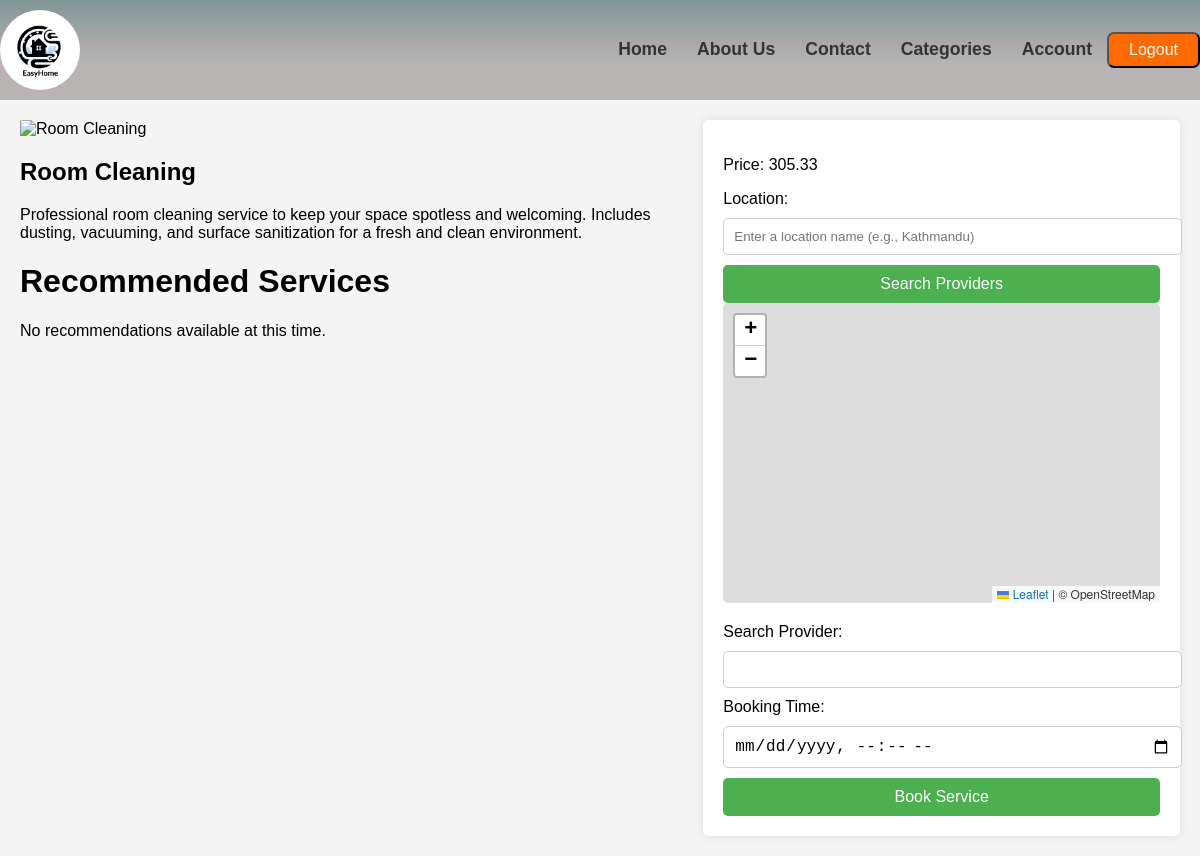
Screenshot of /booking/120/ (signed in) with the database file from the repository.
### myApp/models.py (models this page shows, shortened)
class Service(models.Model):
    category = models.ForeignKey(Category, on_delete=models.CASCADE, related_name="services",default="cleaning")
    title = models.CharField(max_length=100)
    description = models.TextField()
    price = models.DecimalField(max_digits=10, decimal_places=2)
    image = models.ImageField(upload_to='images/', default='images/electrician.jpg')
    created_at = models.DateTimeField(auto_now_add=True)
    updated_at = models.DateTimeField(auto_now=True)

### myApp/views.py (the view)
# urls.py: path('booking/<int:service_id>/', views.create_booking, name='booking'),
@login_required  # Ensure the user is logged in
def create_booking(request, service_id=None):
    service = None
    recommendations = []
    if service_id:
        service = get_object_or_404(Service, id=service_id)
        recommendations = recommend_services(request, service.id)
    elif 'service_id' in request.GET:
        service_id = request.GET['service_id']
        service = get_object_or_404(Service, id=service_id)
        recommendations = recommend_services(request, service.id)
    if request.method == 'POST':
        location = request.POST.get('location')  # Retrieve the location from the form
        provider_id = request.POST.get('provider_id')  # Retrieve the provider ID from the form
        booking_time = request.POST.get('booking_time')  # Retrieve the booking time from the form
        print(f"Received provider ID: {provider_id}")  # Check that you're receiving the correct provider ID
        try:
            provider = ServiceProvider.objects.get(id=provider_id)
        except ServiceProvider.DoesNotExist:
            provider = None  # Handle the case where no provider is found
        try:
            customer = request.user.customer  # Assuming a OneToOne relationship between User and Customer
        except AttributeError:
            customer = None
        existing_booking = Booking.objects.filter(provider=provider, booking_time=booking_time)
        if existing_booking.exists():
            return render(request, 'myApp/Booking.html', {
                'service': service,
                'recommendations': recommendations,
                'error': "This provider is already booked at the selected time. Please choose another time.",
            })
        if customer and provider:
            booking = Booking.objects.create(
                location=location,
                booking_time=booking_time,
                customer=customer,
                provider=provider,
                service=service,
            )
            booking.save()  # Save the booking to the database
            return redirect('categories')  # Replace with actual URL name
        else:
            return redirect('customer')  # Handle this with a proper error page or message
    else:
        return render(request, 'myApp/Booking.html', {'service': service,'recommendations': recommendations })

### myApp/templates/myApp/Booking.html (shortened to what this page needs)
{% include 'myApp/navbar.html' %} {% load static %}
<!DOCTYPE html>
<html lang="en">
  <head>
    <link
      rel="stylesheet"
      href="https://cdnjs.cloudflare.com/ajax/libs/leaflet/1.7.1/leaflet.css"
    />
  </head>
  <body>
    <div class="booking-container">
      <div class="service-details">
        <img
          src="{{ service.image }}"
          alt="{{ service.title }}"
          height="400px"
          width="600px"
        />
        <h2>{{ service.title }}</h2>
        <p>{{ service.description }}</p>
        <h1>Recommended Services</h1>
        {% if recommendations %}
        <div class="recommendations">
          {% for service in recommendations %}
          <div class="service-card">
            <h2>{{ service.title }}</h2>
            <p>{{ service.description }}</p>
            <img src="{{service.image}}" />
            <a href="{% url 'booking' service.id %}" class="book-now-btn"
              >Book Now</a
            >
          </div>
          {% endfor %}
        </div>
        {% else %}
        <p>No recommendations available at this time.</p>
        {% endif %}
      </div>
      <div class="formdiv">
        <form method="POST" action="{% url 'booking' service_id=service.id %}">
          <p class="price">Price: {{ service.price }}</p>
          <label for="location">Location:</label>
          <input
            type="text"
            id="location"
            name="location"
            placeholder="Enter a location name (e.g., Kathmandu)"
          />
          <div style="display: flex; justify-content: space-between">
            <button type="button" onclick="getLocationAndProviders()">
              Search Providers
            </button>
          </div>
          <div id="map"></div>
          <label for="provider">Search Provider:</label>
          <input type="text" id="provider_name" readonly />
          <label for="booking_time">Booking Time:</label>
          <input
            type="datetime-local"
            id="booking_time"
            name="booking_time"
            value="{{ current_time|date:'Y-m-d\TH:i' }}"
            style="font-size: 1rem"
          />
          <button type="submit" style="width: 100%">Book Service</button>
        </form>
      </div>
    </div>
  </body>
</html>

### myApp/templates/myApp/Booking.html (style rules this page uses)
body { font-family: Arial, sans-serif; margin: 0; padding: 0; background-color: #f4f4f4; }
.booking-container { display: flex; justify-content: center; padding: 20px; }
.service-details { margin-right: 40px; }
.service-details img { border-radius: 5%; }
.formdiv { background-color: #ffffff; padding: 20px; border-radius: 5px; box-shadow: 0 0 10px rgba(0, 0, 0, 0.1); }
.formdiv input[type="text"], .formdiv input[type="datetime-local"] { width: 100%; padding: 10px; margin: 10px 0; border-radius: 5px; border: 1px solid #ccc; }
.formdiv button { width: 100%; padding: 10px; background-color: #4caf50; color: white; border: none; border-radius: 5px; font-size: 16px; }
#map { height: 300px; width: 100%; border-radius: 5px; margin-bottom: 20px; }

### rows the page displays
Service: title "Room Cleaning", description "Professional room cleaning service to keep your space spotless and welcoming. Includes dusting, vacuuming, and surface sanitization for a fresh and clean environment.", price "305.33"
